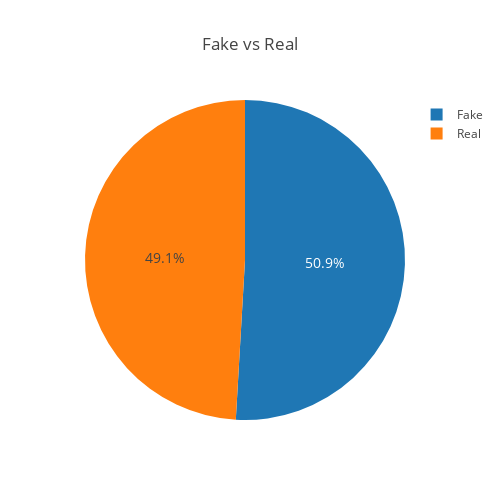

Notebook source saved alongside this figure:
### Markdown cell above
#### Visualise the counts to check if there's imbalanced data

### Code cell
# Create pie chart

labels = ['Fake','Real']
values = [fake_counts, real_counts]

trace = go.Pie(labels=labels, values=values,  textfont=dict(size=14))

layout=go.Layout(title="Fake vs Real", height=500, width=500)
figure=go.Figure(data=[trace],layout=layout)

plotly.offline.iplot(figure, show_link=False,  filename='basic_pie_chart')

### Figure 1 — Plotly figure (JSON) as saved in the notebook; plotly's stock layout.template omitted (floating-point values rounded to 4 significant figures)
{"data": [{"labels": ["Fake", "Real"], "textfont": {"size": 14}, "type": "pie", "uid": "e68c6e36-a732-11e8-af77-308d99bcf638", "values": [5170, 4984]}], "layout": {"height": 500, "title": "Fake vs Real", "width": 500}}
